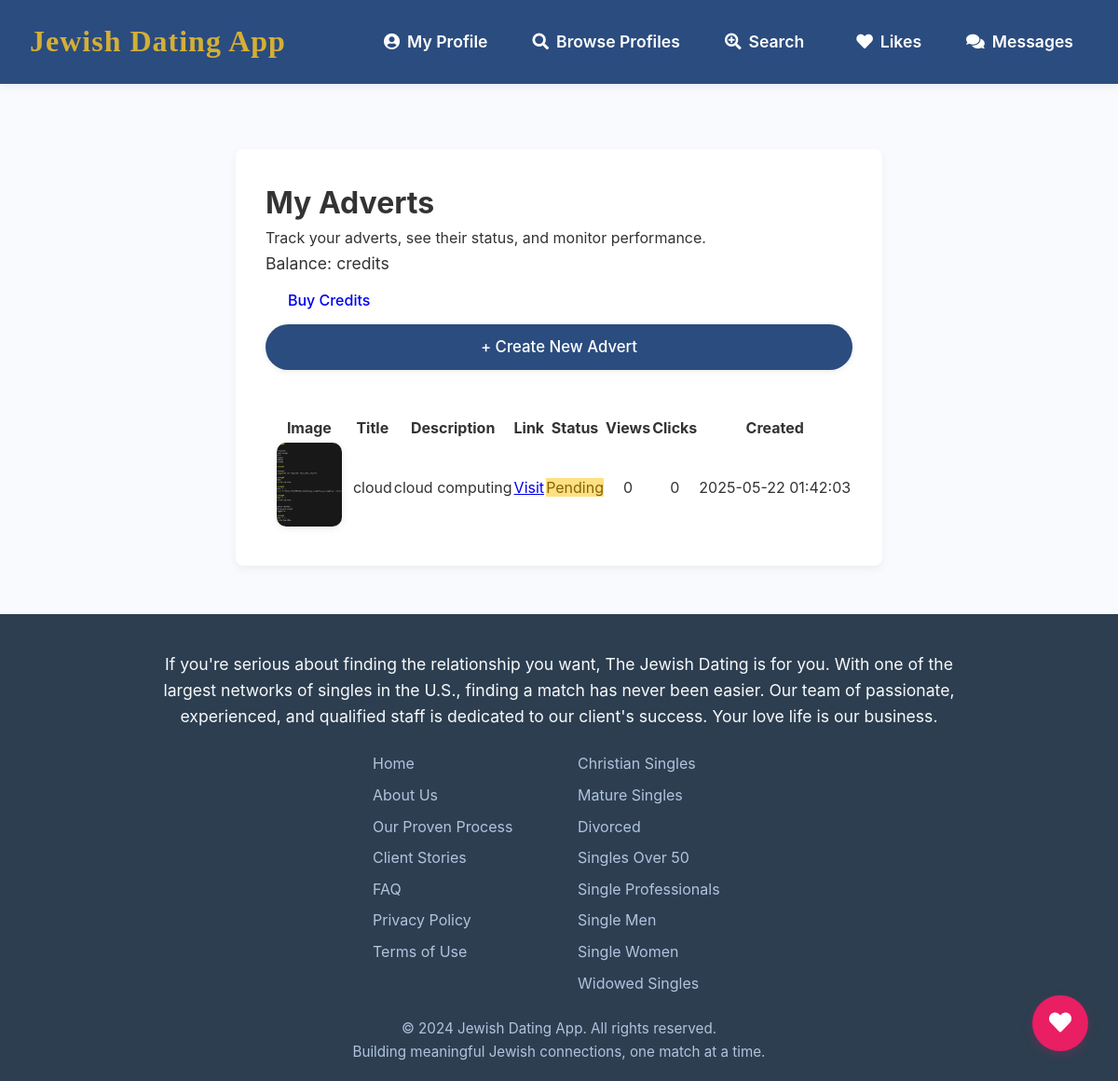
The app's page /my_adverts (signed in) with its own data.
### tables this page shows
CREATE TABLE adverts (
            id INTEGER PRIMARY KEY AUTOINCREMENT,
            user_id INTEGER NOT NULL,
            title TEXT NOT NULL,
            description TEXT NOT NULL,
            image TEXT,
            link TEXT NOT NULL,
            status TEXT NOT NULL DEFAULT 'pending',
            views INTEGER NOT NULL DEFAULT 0,
            clicks INTEGER NOT NULL DEFAULT 0,
            created_at DATETIME DEFAULT CURRENT_TIMESTAMP,
            approved_at DATETIME
        );

### app.py (the view)
@app.route('/my_adverts')
@login_required
def my_adverts():
    conn = get_db_connection()
    adverts = conn.execute('''
        SELECT * FROM adverts WHERE user_id = ? ORDER BY created_at DESC
    ''', (g.user['id'],)).fetchall()
    conn.close()
    return render_template('my_adverts.html', adverts=adverts)

### app.py (called while the page is built)
@app.after_request
def add_security_headers(response):
    response.headers['Strict-Transport-Security'] = 'max-age=31536000; includeSubDomains'
    response.headers['X-Content-Type-Options'] = 'nosniff'
    response.headers['X-Frame-Options'] = 'SAMEORIGIN'
    response.headers['X-XSS-Protection'] = '1; mode=block'
    response.headers['Content-Security-Policy'] = "default-src 'self'; script-src 'self' 'unsafe-inline' cdnjs.cloudflare.com cdn.jsdelivr.net; style-src 'self' 'unsafe-inline' fonts.googleapis.com cdnjs.cloudflare.com cdn.jsdelivr.net; font-src 'self' fonts.gstatic.com cdnjs.cloudflare.com; img-src 'self' data:; connect-src 'self'"
    return response

def get_db_connection():
    conn = sqlite3.connect(app.config['DATABASE'])
    conn.row_factory = sqlite3.Row
    return conn

@app.context_processor
def inject_now():
    return {'now': datetime.datetime.now()}

@app.before_request
def load_logged_in_user():
    user_id = session.get('user_id')
    if user_id is None:
        g.user = None
    else:
        conn = get_db_connection()
        g.user = conn.execute(
            'SELECT * FROM users WHERE id = ?', (user_id,)
        ).fetchone()
        conn.execute(
            'UPDATE users SET last_active = CURRENT_TIMESTAMP WHERE id = ?', (user_id,)
        )
        conn.commit()
        conn.close()

def login_required(view):
    @wraps(view)
    def wrapped_view(*args, **kwargs):
        if g.user is None:
            flash('You need to be logged in to access this page.', 'warning')
            return redirect(url_for('login'))
        return view(*args, **kwargs)
    return wrapped_view

### templates/my_adverts.html (shortened to what this page needs)
{% extends "base.html" %}
{% block content %}
<div class="container py-5">
    <div class="my-adverts-header text-center mb-5">
        <h1 class="display-4 mb-3">My Adverts</h1>
        <p class="lead text-muted">Track your adverts, see their status, and monitor performance.</p>
        <div class="mb-3">
            <span class="badge bg-info text-dark" style="font-size:1.1rem;">Balance: {{ g.user['balance'] }} credits</span>
        </div>
        <a href="{{ url_for('buy_credits') }}" class="btn btn-success mt-2 me-2">Buy Credits</a>
        <a href="{{ url_for('submit_advert') }}" class="btn btn-primary mt-2">+ Create New Advert</a>
    </div>
    <div class="table-responsive">
        <table class="table table-striped align-middle my-advert-table">
            <thead>
                <tr>
                    <th>Image</th>
                    <th>Title</th>
                    <th>Description</th>
                    <th>Link</th>
                    <th>Status</th>
                    <th>Views</th>
                    <th>Clicks</th>
                    <th>Created</th>
                </tr>
            </thead>
            <tbody>
                {% for ad in adverts %}
                <tr>
                    <td style="width:90px;">
                        {% if ad['image'] %}
                        <img src="{{ url_for('static', filename=ad['image']) }}" alt="Ad Image" class="my-ad-img">
                        {% else %}
                        <span class="text-muted">No image</span>
                        {% endif %}
                    </td>
                    <td>{{ ad['title'] }}</td>
                    <td style="max-width:220px;">{{ ad['description'] }}</td>
                    <td><a href="{{ ad['link'] }}" target="_blank">Visit</a></td>
                    <td>
                        {% if ad['status'] == 'pending' %}
                            <span class="badge bg-warning text-dark">Pending</span>
                        {% elif ad['status'] == 'approved' %}
                            <span class="badge bg-success">Approved</span>
                        {% else %}
                            <span class="badge bg-danger">Rejected</span>
                        {% endif %}
                    </td>
                    <td>{{ ad['views'] }}</td>
                    <td>{{ ad['clicks'] }}</td>
                    <td>{{ ad['created_at'][:19] }}</td>
                </tr>
                {% else %}
                <tr><td colspan="8" class="text-center text-muted">You have not submitted any adverts yet.</td></tr>
                {% endfor %}
            </tbody>
        </table>
    </div>
</div>
{% endblock %}

### static/style.css (style rules this page uses)
.btn-primary { display: block; width: 100%; padding: 0.75rem; font-size: 1rem; font-weight: 500; text-align: center; color: #fff; background-color: #007bff; border: 1px solid #007bff; border-radius: 0.25rem; cursor: pointer; transition: background-color 0.15s ease-in-out, border-color 0.15s ease-in-out; }
:root { --primary-color: #007bff; --secondary-color: #6c757d; --light-gray: #f8f9fa; --border-color: #e0e0e0; --border-radius: 8px; --border-radius-small: 5px; --box-shadow: 0 1px 6px rgba(0, 0, 0, 0.08); --box-shadow-hover: 0 8px 16px rgba(0, 0, 0, 0.1); }

### templates/base.html (style rules this page uses)
html, body { height: 100%; }
body { min-height: 100vh; display: flex; flex-direction: column; font-family: 'Inter', sans-serif; line-height: 1.6; color: #333; background-color: #f8fafd; padding-top: 80px; }
:root { --primary-color: #2B4C7E; --secondary-color: #D4AF37; --success-color: #2ecc71; --danger-color: #e74c3c; --warning-color: #f1c40f; --light-gray: #f8fafd; --dark-gray: #2c3e50; --text-color: #333; --border-radius: 8px; --box-shadow: 0 4px 10px rgba(0,0,0,0.05); }
* { margin: 0; padding: 0; box-sizing: border-box; }
.btn-primary { display: flex; align-items: center; gap: 0.5rem; padding: 0.6rem 1.25rem; background: var(--primary-color); color: white; border: none; border-radius: 8px; font-weight: 500; transition: all 0.3s ease; text-decoration: none; }
.container { background-color: white; border-radius: var(--border-radius); box-shadow: var(--box-shadow); padding: 2rem; margin-bottom: 2rem; }
.btn { display: inline-block; padding: 0.8rem 1.5rem; border: none; border-radius: var(--border-radius); font-weight: 500; text-decoration: none; cursor: pointer; transition: all 0.3s ease; }

### templates/my_adverts.html (style rules this page uses)
.my-adverts-header { margin-bottom: 3rem; }
.my-advert-table th, .my-advert-table td { vertical-align: middle; text-align: center; }
.my-ad-img { width: 70px; height: 90px; object-fit: cover; border-radius: 10px; box-shadow: 0 2px 8px rgba(0,0,0,0.08); }
.badge.bg-warning { background: #ffe082 !important; color: #856404 !important; }
.btn-primary { border-radius: 25px; font-weight: 500; padding: 0.7rem 1.5rem; font-size: 1.05rem; box-shadow: 0 2px 6px rgba(0,0,0,0.08); transition: background 0.2s, transform 0.2s; }

### records on screen
adverts: image (picture), title "cloud", description "cloud computing", status "Pending", views "0", clicks "0", created_at "2025-05-22 01:42:03"
